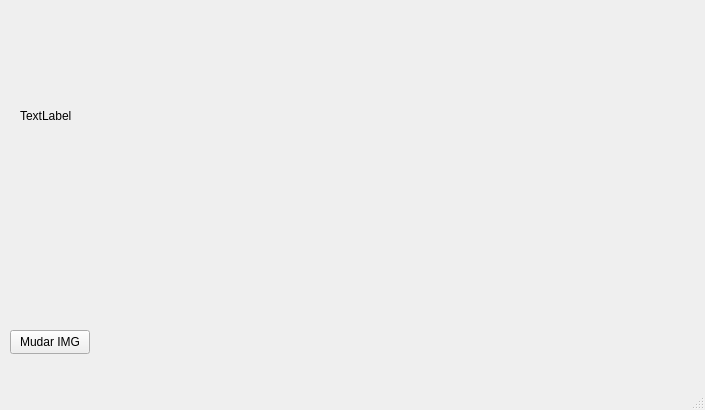
<?xml version="1.0" encoding="UTF-8"?>
<ui version="4.0">
 <class>MainWindow</class>
 <widget class="QMainWindow" name="MainWindow">
  <property name="geometry">
   <rect>
    <x>0</x>
    <y>0</y>
    <width>705</width>
    <height>410</height>
   </rect>
  </property>
  <property name="windowTitle">
   <string>MainWindow</string>
  </property>
  <widget class="QWidget" name="centralwidget">
   <widget class="QLabel" name="label">
    <property name="geometry">
     <rect>
      <x>20</x>
      <y>15</y>
      <width>431</width>
      <height>201</height>
     </rect>
    </property>
    <property name="text">
     <string>TextLabel</string>
    </property>
    <property name="scaledContents">
     <bool>false</bool>
    </property>
   </widget>
   <widget class="QPushButton" name="pushButton">
    <property name="geometry">
     <rect>
      <x>10</x>
      <y>330</y>
      <width>80</width>
      <height>24</height>
     </rect>
    </property>
    <property name="text">
     <string>Mudar IMG</string>
    </property>
   </widget>
  </widget>
  <widget class="QMenuBar" name="menubar">
   <property name="geometry">
    <rect>
     <x>0</x>
     <y>0</y>
     <width>705</width>
     <height>21</height>
    </rect>
   </property>
  </widget>
  <widget class="QStatusBar" name="statusbar"/>
 </widget>
 <resources/>
 <connections/>
</ui>
